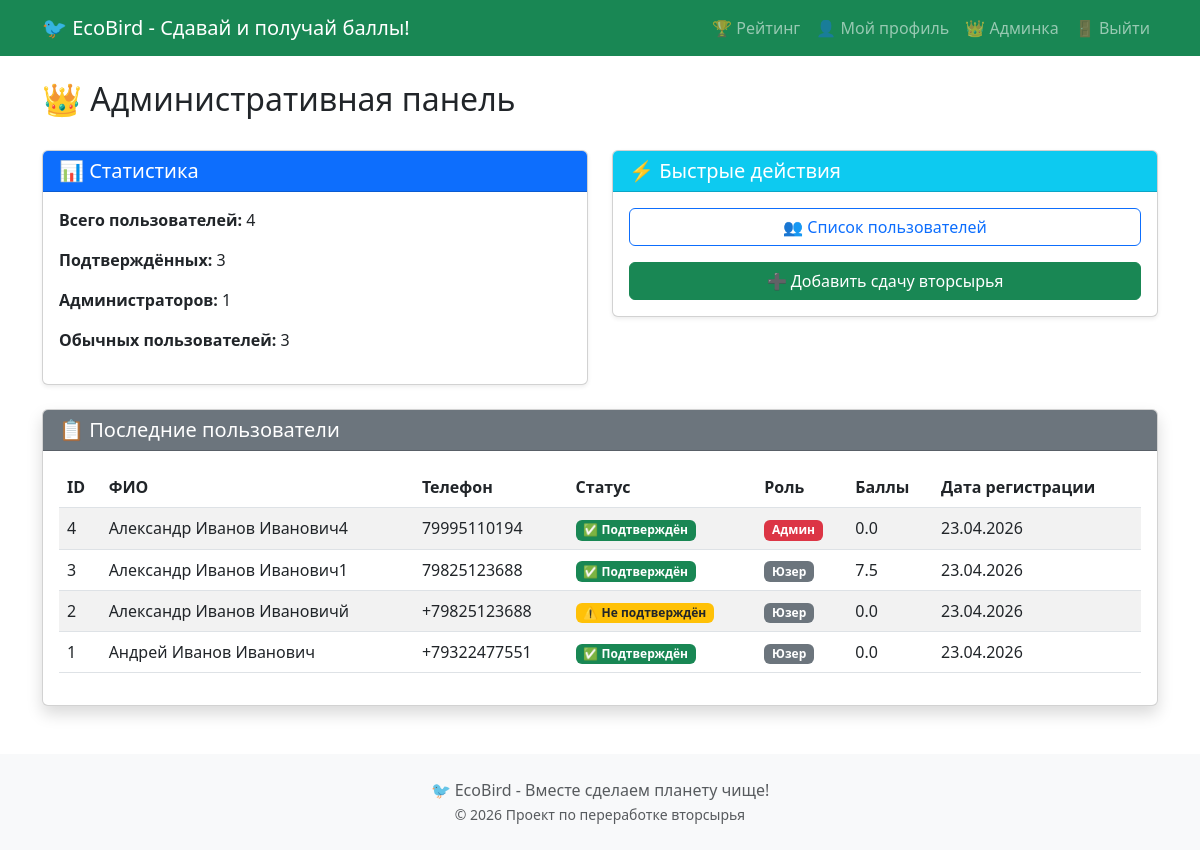
Page /admin (signed in) on the earlier database version.
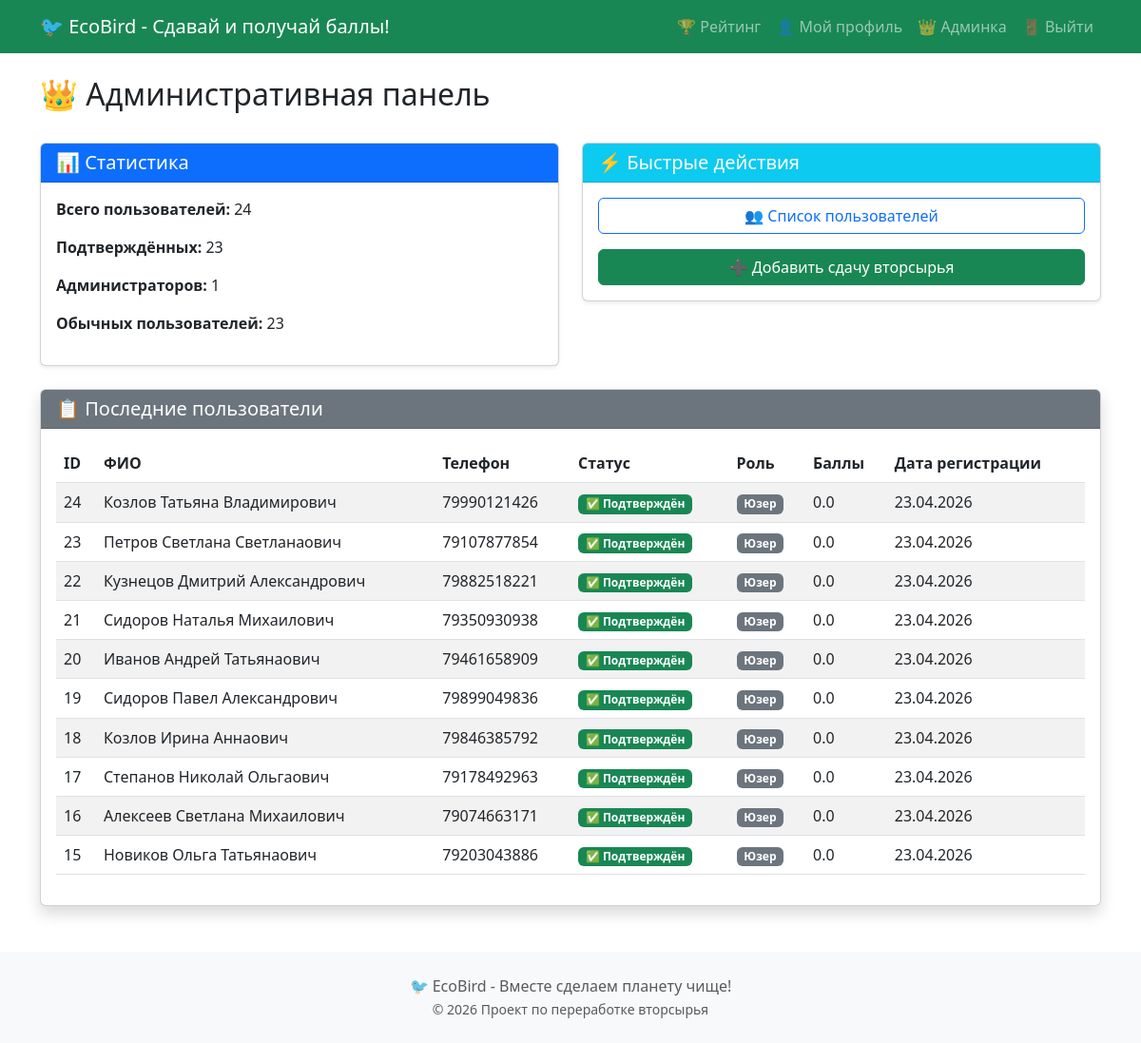
Same page on the later database version.
### models.py (models this page shows)
class User(UserMixin, db.Model):
    __tablename__ = 'users'
    id = db.Column(db.Integer, primary_key=True)
    phone = db.Column(db.String(20), unique=True, nullable=False, index=True)
    full_name = db.Column(db.String(100), nullable=False)
    password_hash = db.Column(db.String(128), nullable=False)
    is_admin = db.Column(db.Boolean, default=False)
    is_verified = db.Column(db.Boolean, default=False)
    sms_code = db.Column(db.String(6), nullable=True)
    sms_code_expires = db.Column(db.DateTime, nullable=True)
    created_at = db.Column(db.DateTime, default=datetime.utcnow)
    submissions = db.relationship('Submission', backref='user', lazy='dynamic',
                                  foreign_keys='Submission.user_id')
    added_submissions = db.relationship('Submission', backref='admin', lazy='dynamic',
                                        foreign_keys='Submission.admin_id')
    def get_total_points(self):
        return db.session.query(db.func.sum(Submission.points)).filter_by(user_id=self.id).scalar() or 0.0

### app.py (the view)
@app.route('/admin')
@admin_required
def admin_dashboard():
    users = db.session.query(User).all()
    return render_template('admin/dashboard.html', users=users)

### app.py (called while the page is built)
@login_manager.user_loader
def load_user(user_id):
    return db.session.get(User, int(user_id))

def admin_required(f):
    from functools import wraps
    @wraps(f)
    @login_required
    def decorated_function(*args, **kwargs):
        if not current_user.is_admin:
            abort(403)
        return f(*args, **kwargs)
    return decorated_function

### templates/admin/dashboard.html
{% extends "base.html" %}
{% block content %}
<div class="d-flex justify-content-between align-items-center mb-4">
    <h2>👑 Административная панель</h2>
</div>
<div class="row">
    <div class="col-md-6">
        <div class="card shadow-sm mb-4">
            <div class="card-header bg-primary text-white">
                <h5 class="mb-0">📊 Статистика</h5>
            </div>
            <div class="card-body">
                <p><strong>Всего пользователей:</strong> {{ users|length }}</p>
                <p><strong>Подтверждённых:</strong> {{ users|selectattr('is_verified', 'equalto', true)|list|length }}</p>
                <p><strong>Администраторов:</strong> {{ users|selectattr('is_admin', 'equalto', true)|list|length }}</p>
                <p><strong>Обычных пользователей:</strong> {{ users|selectattr('is_admin', 'equalto', false)|list|length }}</p>
            </div>
        </div>
    </div>
    <div class="col-md-6">
        <div class="card shadow-sm mb-4">
            <div class="card-header bg-info text-white">
                <h5 class="mb-0">⚡ Быстрые действия</h5>
            </div>
            <div class="card-body">
                <a href="{{ url_for('admin_users') }}" class="btn btn-outline-primary d-block mb-3">
                    👥 Список пользователей
                </a>
                <a href="{{ url_for('add_submission') }}" class="btn btn-success d-block">
                    ➕ Добавить сдачу вторсырья
                </a>
            </div>
        </div>
    </div>
</div>
<div class="card shadow">
    <div class="card-header bg-secondary text-white">
        <h5 class="mb-0">📋 Последние пользователи</h5>
    </div>
    <div class="card-body">
        <div class="table-responsive">
            <table class="table table-striped">
                <thead>
                    <tr>
                        <th>ID</th>
                        <th>ФИО</th>
                        <th>Телефон</th>
                        <th>Статус</th>
                        <th>Роль</th>
                        <th>Баллы</th>
                        <th>Дата регистрации</th>
                    </tr>
                </thead>
                <tbody>
                    {% for user in users[-10:]|reverse %}
                    <tr>
                        <td>{{ user.id }}</td>
                        <td>{{ user.full_name }}</td>
                        <td>{{ user.phone }}</td>
                        <td>
                            {% if user.is_verified %}
                                <span class="badge bg-success">✅ Подтверждён</span>
                            {% else %}
                                <span class="badge bg-warning text-dark">⚠️ Не подтверждён</span>
                            {% endif %}
                        </td>
                        <td>
                            {% if user.is_admin %}
                                <span class="badge bg-danger">Админ</span>
                            {% else %}
                                <span class="badge bg-secondary">Юзер</span>
                            {% endif %}
                        </td>
                        <td>{{ user.get_total_points()|round(2) }}</td>
                        <td>{{ user.created_at.strftime('%d.%m.%Y') }}</td>
                    </tr>
                    {% else %}
                    <tr>
                        <td colspan="7" class="text-center text-muted py-4">
                            Пока нет зарегистрированных пользователей
                        </td>
                    </tr>
                    {% endfor %}
                </tbody>
            </table>
        </div>
    </div>
</div>
{% endblock %}

Differences in the rows shown:
no longer on this page (row unchanged): User: id "4", full_name "Александр Иванов Иванович4", phone "79995110194", is_verified "✅ Подтверждён", is_admin "Админ", get_total_points "0.0", created_at "23.04.2026"
no longer on this page (row unchanged): User: id "3", full_name "Александр Иванов Иванович1", phone "79825123688", is_verified "✅ Подтверждён", is_admin "Юзер", get_total_points "7.5", created_at "23.04.2026"
no longer on this page (row unchanged): User: id "2", full_name "Александр Иванов Ивановичй", phone "+79825123688", is_verified "⚠️ Не подтверждён", is_admin "Юзер", get_total_points "0.0", created_at "23.04.2026"
no longer on this page (row unchanged): User: id "1", full_name "Андрей Иванов Иванович", phone "+79322477551", is_verified "✅ Подтверждён", is_admin "Юзер", get_total_points "0.0", created_at "23.04.2026"
added User: id "24", full_name "Козлов Татьяна Владимирович", phone "79990121426", is_verified "✅ Подтверждён", is_admin "Юзер", get_total_points "0.0", created_at "23.04.2026"
added User: id "23", full_name "Петров Светлана Светланаович", phone "79107877854", is_verified "✅ Подтверждён", is_admin "Юзер", get_total_points "0.0", created_at "23.04.2026"
added User: id "22", full_name "Кузнецов Дмитрий Александрович", phone "79882518221", is_verified "✅ Подтверждён", is_admin "Юзер", get_total_points "0.0", created_at "23.04.2026"
added User: id "21", full_name "Сидоров Наталья Михаилович", phone "79350930938", is_verified "✅ Подтверждён", is_admin "Юзер", get_total_points "0.0", created_at "23.04.2026"
added User: id "20", full_name "Иванов Андрей Татьянаович", phone "79461658909", is_verified "✅ Подтверждён", is_admin "Юзер", get_total_points "0.0", created_at "23.04.2026"
added User: id "19", full_name "Сидоров Павел Александрович", phone "79899049836", is_verified "✅ Подтверждён", is_admin "Юзер", get_total_points "0.0", created_at "23.04.2026"
added User: id "18", full_name "Козлов Ирина Аннаович", phone "79846385792", is_verified "✅ Подтверждён", is_admin "Юзер", get_total_points "0.0", created_at "23.04.2026"
added User: id "17", full_name "Степанов Николай Ольгаович", phone "79178492963", is_verified "✅ Подтверждён", is_admin "Юзер", get_total_points "0.0", created_at "23.04.2026"
added User: id "16", full_name "Алексеев Светлана Михаилович", phone "79074663171", is_verified "✅ Подтверждён", is_admin "Юзер", get_total_points "0.0", created_at "23.04.2026"
added User: id "15", full_name "Новиков Ольга Татьянаович", phone "79203043886", is_verified "✅ Подтверждён", is_admin "Юзер", get_total_points "0.0", created_at "23.04.2026"
Other differences:
{{ users|length }}: "4" → "24"
{{ users|selectattr('is_verified', 'equalto', true)|list|length }}: "3" → "23"
{{ users|selectattr('is_admin', 'equalto', false)|list|length }}: "3" → "23"
